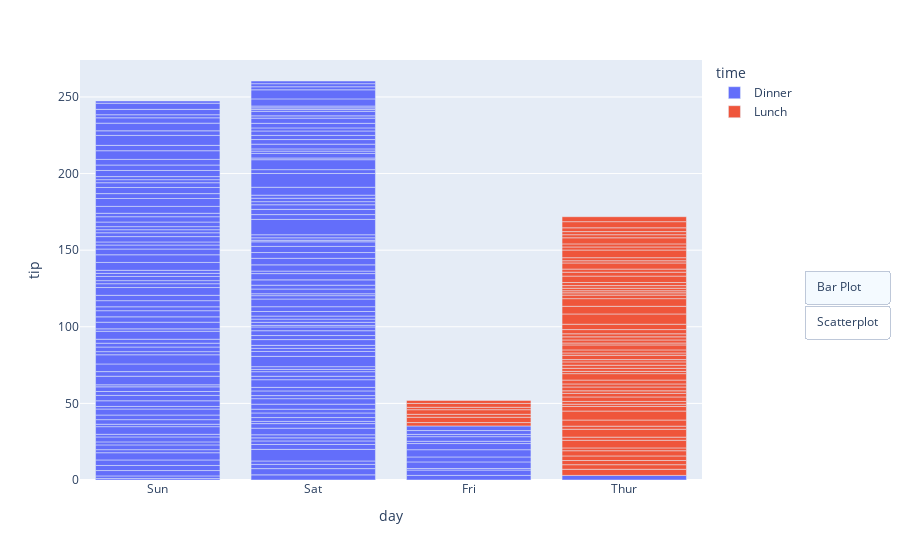

Write notebook code for a chart like this one.
### Markdown cell above
## Butonları Figür'e Ekleyelim

### Code cell
fig.update_layout({
    'updatemenus': [{'type': 'buttons',  # butonlar ekleyeceğiz
                     'direction': 'down',  # butonlar'ın yönü
                     'x': 1.3, 'y': 0.5,  # x/y koordinat
                     'showactive': True,  # gözüksün mü
                     'active': 0, # butonlar listesindeki hangi indexteki eleman seçili gelecek
                     'buttons': butonlar  #  hangi buton listesi
                     }]
})

### Figure 1 — Plotly figure (JSON) as saved in the notebook; plotly's stock layout.template omitted (floating-point values rounded to 4 significant figures; data arrays with more than 128 entries replaced by an {"elided": "..."} marker saying what was removed)
{"data": [{"alignmentgroup": "True", "hovertemplate": "time=Dinner<br>day=%{x}<br>tip=%{y}<extra></extra>", "legendgroup": "Dinner", "marker": {"color": "#636efa"}, "name": "Dinner", "offsetgroup": "Dinner", "orientation": "v", "showlegend": true, "textposition": "auto", "type": "bar", "x": {"elided": "176 str values"}, "xaxis": "x", "y": {"elided": "176 float values"}, "yaxis": "y"}, {"alignmentgroup": "True", "hovertemplate": "time=Lunch<br>day=%{x}<br>tip=%{y}<extra></extra>", "legendgroup": "Lunch", "marker": {"color": "#EF553B"}, "name": "Lunch", "offsetgroup": "Lunch", "orientation": "v", "showlegend": true, "textposition": "auto", "type": "bar", "x": ["Thur", "Thur", "Thur", "Thur", "Thur", "Thur", "Thur", "Thur", "Thur", "Thur", "Thur", "Thur", "Thur", "Thur", "Thur", "Thur", "Thur", "Thur", "Thur", "Thur", "Thur", "Thur", "Thur", "Thur", "Thur", "Thur", "Thur", "Thur", "Thur", "Thur", "Thur", "Thur", "Thur", "Thur", "Thur", "Thur", "Thur", "Thur", "Thur", "Thur", "Thur", "Thur", "Thur", "Thur", "Thur", "Thur", "Thur", "Thur", "Thur", "Thur", "Thur", "Thur", "Thur", "Thur", "Thur", "Thur", "Thur", "Thur", "Thur", "Thur", "Thur", "Fri", "Fri", "Fri", "Fri", "Fri", "Fri", "Fri"], "xaxis": "x", "y": [4, 3, 2.71, 3, 3.4, 1.83, 5, 2.03, 5.17, 2, 4, 5.85, 3, 1.5, 1.8, 2.92, 2.31, 1.68, 2.5, 2, 2.52, 4.2, 1.48, 2, 2, 2.18, 1.5, 2.83, 1.5, 2, 3.25, 1.25, 2, 2, 2, 2.75, 3.5, 6.7, 5, 5, 2.3, 1.5, 1.36, 1.63, 1.73, 2, 4.19, 2.56, 2.02, 4, 1.44, 2, 5, 2, 2, 4, 2.01, 2, 2.5, 4, 3.23, 2.2, 3.48, 1.92, 3, 1.58, 2.5, 2], "yaxis": "y"}], "layout": {"barmode": "relative", "legend": {"title": {"text": "time"}, "tracegroupgap": 0}, "margin": {"t": 60}, "updatemenus": [{"active": 0, "buttons": [{"args": [{"type": "bar"}], "label": "Bar Plot", "method": "update"}, {"args": [{"mode": "markers", "type": "scatter"}], "label": "Scatterplot", "method": "update"}], "direction": "down", "showactive": true, "type": "buttons", "x": 1.3, "y": 0.5}], "xaxis": {"anchor": "y", "domain": [0, 1], "title": {"text": "day"}}, "yaxis": {"anchor": "x", "domain": [0, 1], "title": {"text": "tip"}}}}
